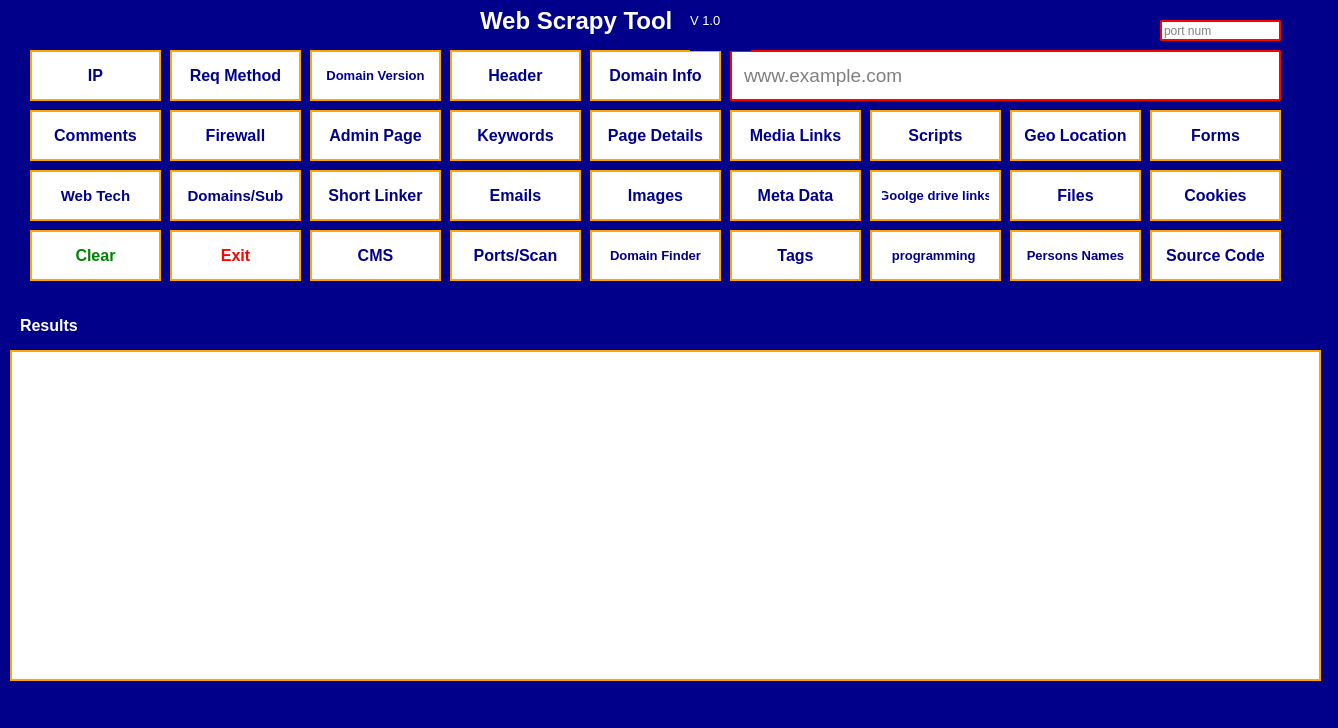
<?xml version="1.0" encoding="UTF-8"?>
<ui version="4.0">
 <class>Dialog</class>
 <widget class="QDialog" name="Dialog">
  <property name="geometry">
   <rect>
    <x>0</x>
    <y>0</y>
    <width>1338</width>
    <height>728</height>
   </rect>
  </property>
  <property name="windowTitle">
   <string>Dialog</string>
  </property>
  <property name="styleSheet">
   <string notr="true">background-color:darkblue;</string>
  </property>
  <widget class="QPushButton" name="ip">
   <property name="geometry">
    <rect>
     <x>30</x>
     <y>50</y>
     <width>131</width>
     <height>51</height>
    </rect>
   </property>
   <property name="font">
    <font>
     <pointsize>12</pointsize>
     <weight>75</weight>
     <bold>true</bold>
    </font>
   </property>
   <property name="cursor">
    <cursorShape>PointingHandCursor</cursorShape>
   </property>
   <property name="toolTip">
    <string>IP Scanner</string>
   </property>
   <property name="styleSheet">
    <string notr="true">background-color:white;color:darkblue;
 border-radius:60x;
border: 2px solid orange;
padding: 10px;
box-shadow: 5px 10px ;</string>
   </property>
   <property name="text">
    <string>IP</string>
   </property>
   <property name="icon">
    <iconset>
     <activeon>C:/Users/Ghost Country/Downloads/download__1_-removebg-preview.png</activeon>
    </iconset>
   </property>
   <property name="iconSize">
    <size>
     <width>25</width>
     <height>25</height>
    </size>
   </property>
   <property name="default">
    <bool>false</bool>
   </property>
  </widget>
  <widget class="QLineEdit" name="Input">
   <property name="geometry">
    <rect>
     <x>730</x>
     <y>50</y>
     <width>551</width>
     <height>51</height>
    </rect>
   </property>
   <property name="font">
    <font>
     <pointsize>14</pointsize>
    </font>
   </property>
   <property name="styleSheet">
    <string notr="true">background-color:white;
 border-radius: 2px;
border: 2px solid red;
padding: 10px;
box-shadow: 5px 10px ;</string>
   </property>
   <property name="placeholderText">
    <string>www.example.com</string>
   </property>
  </widget>
  <widget class="QLabel" name="label">
   <property name="geometry">
    <rect>
     <x>480</x>
     <y>-10</y>
     <width>241</width>
     <height>61</height>
    </rect>
   </property>
   <property name="font">
    <font>
     <pointsize>18</pointsize>
     <weight>75</weight>
     <bold>true</bold>
    </font>
   </property>
   <property name="styleSheet">
    <string notr="true">color:white;</string>
   </property>
   <property name="text">
    <string>Web Scrapy Tool</string>
   </property>
  </widget>
  <widget class="QPushButton" name="req">
   <property name="geometry">
    <rect>
     <x>170</x>
     <y>50</y>
     <width>131</width>
     <height>51</height>
    </rect>
   </property>
   <property name="font">
    <font>
     <pointsize>12</pointsize>
     <weight>75</weight>
     <bold>true</bold>
    </font>
   </property>
   <property name="cursor">
    <cursorShape>PointingHandCursor</cursorShape>
   </property>
   <property name="toolTip">
    <string>Check server Req</string>
   </property>
   <property name="styleSheet">
    <string notr="true">background-color:white;color:darkblue;
 border-radius:60x;
border: 2px solid orange;
padding: 10px;
box-shadow: 5px 10px ;</string>
   </property>
   <property name="text">
    <string>Req Method</string>
   </property>
   <property name="icon">
    <iconset>
     <activeon>C:/Users/Ghost Country/Downloads/download__1_-removebg-preview.png</activeon>
    </iconset>
   </property>
   <property name="iconSize">
    <size>
     <width>25</width>
     <height>25</height>
    </size>
   </property>
   <property name="default">
    <bool>false</bool>
   </property>
  </widget>
  <widget class="QPushButton" name="dmnV">
   <property name="geometry">
    <rect>
     <x>310</x>
     <y>50</y>
     <width>131</width>
     <height>51</height>
    </rect>
   </property>
   <property name="font">
    <font>
     <pointsize>10</pointsize>
     <weight>75</weight>
     <bold>true</bold>
    </font>
   </property>
   <property name="cursor">
    <cursorShape>PointingHandCursor</cursorShape>
   </property>
   <property name="toolTip">
    <string>Check domain Version</string>
   </property>
   <property name="styleSheet">
    <string notr="true">background-color:white;color:darkblue;
 border-radius:60x;
border: 2px solid orange;
padding: 10px;
box-shadow: 5px 10px ;</string>
   </property>
   <property name="text">
    <string>Domain Version</string>
   </property>
   <property name="icon">
    <iconset>
     <activeon>C:/Users/Ghost Country/Downloads/download__1_-removebg-preview.png</activeon>
    </iconset>
   </property>
   <property name="iconSize">
    <size>
     <width>25</width>
     <height>25</height>
    </size>
   </property>
   <property name="default">
    <bool>false</bool>
   </property>
  </widget>
  <widget class="QPushButton" name="headerinfo">
   <property name="geometry">
    <rect>
     <x>450</x>
     <y>50</y>
     <width>131</width>
     <height>51</height>
    </rect>
   </property>
   <property name="font">
    <font>
     <pointsize>12</pointsize>
     <weight>75</weight>
     <bold>true</bold>
    </font>
   </property>
   <property name="cursor">
    <cursorShape>PointingHandCursor</cursorShape>
   </property>
   <property name="toolTip">
    <string>About site header info</string>
   </property>
   <property name="styleSheet">
    <string notr="true">background-color:white;color:darkblue;
 border-radius:60x;
border: 2px solid orange;
padding: 10px;
box-shadow: 5px 10px ;</string>
   </property>
   <property name="text">
    <string>Header</string>
   </property>
   <property name="icon">
    <iconset>
     <activeon>C:/Users/Ghost Country/Downloads/download__1_-removebg-preview.png</activeon>
    </iconset>
   </property>
   <property name="iconSize">
    <size>
     <width>25</width>
     <height>25</height>
    </size>
   </property>
   <property name="default">
    <bool>false</bool>
   </property>
  </widget>
  <widget class="QPushButton" name="adminpage">
   <property name="geometry">
    <rect>
     <x>310</x>
     <y>110</y>
     <width>131</width>
     <height>51</height>
    </rect>
   </property>
   <property name="font">
    <font>
     <pointsize>12</pointsize>
     <weight>75</weight>
     <bold>true</bold>
    </font>
   </property>
   <property name="cursor">
    <cursorShape>PointingHandCursor</cursorShape>
   </property>
   <property name="toolTip">
    <string>Find Admin page</string>
   </property>
   <property name="styleSheet">
    <string notr="true">background-color:white;color:darkblue;
 border-radius:60x;
border: 2px solid orange;
padding: 10px;
box-shadow: 5px 10px ;</string>
   </property>
   <property name="text">
    <string>Admin Page</string>
   </property>
   <property name="icon">
    <iconset>
     <activeon>C:/Users/Ghost Country/Downloads/download__1_-removebg-preview.png</activeon>
    </iconset>
   </property>
   <property name="iconSize">
    <size>
     <width>25</width>
     <height>25</height>
    </size>
   </property>
   <property name="default">
    <bool>false</bool>
   </property>
  </widget>
  <widget class="QPushButton" name="cmnts">
   <property name="geometry">
    <rect>
     <x>30</x>
     <y>110</y>
     <width>131</width>
     <height>51</height>
    </rect>
   </property>
   <property name="font">
    <font>
     <pointsize>12</pointsize>
     <weight>75</weight>
     <bold>true</bold>
    </font>
   </property>
   <property name="cursor">
    <cursorShape>PointingHandCursor</cursorShape>
   </property>
   <property name="toolTip">
    <string>comments of webpage</string>
   </property>
   <property name="styleSheet">
    <string notr="true">background-color:white;color:darkblue;
 border-radius:60x;
border: 2px solid orange;
padding: 10px;
box-shadow: 5px 10px ;</string>
   </property>
   <property name="text">
    <string>Comments</string>
   </property>
   <property name="icon">
    <iconset>
     <activeon>C:/Users/Ghost Country/Downloads/download__1_-removebg-preview.png</activeon>
    </iconset>
   </property>
   <property name="iconSize">
    <size>
     <width>25</width>
     <height>25</height>
    </size>
   </property>
   <property name="default">
    <bool>false</bool>
   </property>
  </widget>
  <widget class="QPushButton" name="firewall">
   <property name="geometry">
    <rect>
     <x>170</x>
     <y>110</y>
     <width>131</width>
     <height>51</height>
    </rect>
   </property>
   <property name="font">
    <font>
     <pointsize>12</pointsize>
     <weight>75</weight>
     <bold>true</bold>
    </font>
   </property>
   <property name="cursor">
    <cursorShape>PointingHandCursor</cursorShape>
   </property>
   <property name="toolTip">
    <string>firewall scanner</string>
   </property>
   <property name="styleSheet">
    <string notr="true">background-color:white;color:darkblue;
 border-radius:60x;
border: 2px solid orange;
padding: 10px;
box-shadow: 5px 10px ;</string>
   </property>
   <property name="text">
    <string>Firewall</string>
   </property>
   <property name="icon">
    <iconset>
     <activeon>C:/Users/Ghost Country/Downloads/download__1_-removebg-preview.png</activeon>
    </iconset>
   </property>
   <property name="iconSize">
    <size>
     <width>25</width>
     <height>25</height>
    </size>
   </property>
   <property name="default">
    <bool>false</bool>
   </property>
  </widget>
  <widget class="QPushButton" name="Kywds">
   <property name="geometry">
    <rect>
     <x>450</x>
     <y>110</y>
     <width>131</width>
     <height>51</height>
    </rect>
   </property>
   <property name="font">
    <font>
     <pointsize>12</pointsize>
     <weight>75</weight>
     <bold>true</bold>
    </font>
   </property>
   <property name="cursor">
    <cursorShape>PointingHandCursor</cursorShape>
   </property>
   <property name="toolTip">
    <string>Specific words</string>
   </property>
   <property name="styleSheet">
    <string notr="true">background-color:white;color:darkblue;
 border-radius:60x;
border: 2px solid orange;
padding: 10px;
box-shadow: 5px 10px ;</string>
   </property>
   <property name="text">
    <string>Keywords</string>
   </property>
   <property name="icon">
    <iconset>
     <activeon>C:/Users/Ghost Country/Downloads/download__1_-removebg-preview.png</activeon>
    </iconset>
   </property>
   <property name="iconSize">
    <size>
     <width>25</width>
     <height>25</height>
    </size>
   </property>
   <property name="default">
    <bool>false</bool>
   </property>
  </widget>
  <widget class="QPushButton" name="shorlinker">
   <property name="geometry">
    <rect>
     <x>310</x>
     <y>170</y>
     <width>131</width>
     <height>51</height>
    </rect>
   </property>
   <property name="font">
    <font>
     <pointsize>12</pointsize>
     <weight>75</weight>
     <bold>true</bold>
    </font>
   </property>
   <property name="cursor">
    <cursorShape>PointingHandCursor</cursorShape>
   </property>
   <property name="toolTip">
    <string>Create short link</string>
   </property>
   <property name="styleSheet">
    <string notr="true">background-color:white;color:darkblue;
 border-radius:60x;
border: 2px solid orange;
padding: 10px;
box-shadow: 5px 10px ;</string>
   </property>
   <property name="text">
    <string>Short Linker</string>
   </property>
   <property name="icon">
    <iconset>
     <activeon>C:/Users/Ghost Country/Downloads/download__1_-removebg-preview.png</activeon>
    </iconset>
   </property>
   <property name="iconSize">
    <size>
     <width>25</width>
     <height>25</height>
    </size>
   </property>
   <property name="default">
    <bool>false</bool>
   </property>
  </widget>
  <widget class="QPushButton" name="wbtech">
   <property name="geometry">
    <rect>
     <x>30</x>
     <y>170</y>
     <width>131</width>
     <height>51</height>
    </rect>
   </property>
   <property name="font">
    <font>
     <pointsize>11</pointsize>
     <weight>75</weight>
     <bold>true</bold>
    </font>
   </property>
   <property name="cursor">
    <cursorShape>PointingHandCursor</cursorShape>
   </property>
   <property name="toolTip">
    <string>Website technologies</string>
   </property>
   <property name="styleSheet">
    <string notr="true">background-color:white;color:darkblue;
 border-radius:60x;
border: 2px solid orange;
padding: 10px;
box-shadow: 5px 10px ;</string>
   </property>
   <property name="text">
    <string>Web Tech</string>
   </property>
   <property name="icon">
    <iconset>
     <activeon>C:/Users/Ghost Country/Downloads/download__1_-removebg-preview.png</activeon>
    </iconset>
   </property>
   <property name="iconSize">
    <size>
     <width>25</width>
     <height>25</height>
    </size>
   </property>
   <property name="default">
    <bool>false</bool>
   </property>
  </widget>
  <widget class="QPushButton" name="subdomains">
   <property name="geometry">
    <rect>
     <x>170</x>
     <y>170</y>
     <width>131</width>
     <height>51</height>
    </rect>
   </property>
   <property name="font">
    <font>
     <pointsize>11</pointsize>
     <weight>75</weight>
     <bold>true</bold>
    </font>
   </property>
   <property name="cursor">
    <cursorShape>PointingHandCursor</cursorShape>
   </property>
   <property name="toolTip">
    <string>Main-Domain/Sub-Domain</string>
   </property>
   <property name="styleSheet">
    <string notr="true">background-color:white;color:darkblue;
 border-radius:60x;
border: 2px solid orange;
padding: 10px;
box-shadow: 5px 10px ;</string>
   </property>
   <property name="text">
    <string>Domains/Sub</string>
   </property>
   <property name="icon">
    <iconset>
     <activeon>C:/Users/Ghost Country/Downloads/download__1_-removebg-preview.png</activeon>
    </iconset>
   </property>
   <property name="iconSize">
    <size>
     <width>25</width>
     <height>25</height>
    </size>
   </property>
   <property name="default">
    <bool>false</bool>
   </property>
  </widget>
  <widget class="QPushButton" name="emails">
   <property name="geometry">
    <rect>
     <x>450</x>
     <y>170</y>
     <width>131</width>
     <height>51</height>
    </rect>
   </property>
   <property name="font">
    <font>
     <pointsize>12</pointsize>
     <weight>75</weight>
     <bold>true</bold>
    </font>
   </property>
   <property name="cursor">
    <cursorShape>PointingHandCursor</cursorShape>
   </property>
   <property name="toolTip">
    <string>Emails finder</string>
   </property>
   <property name="styleSheet">
    <string notr="true">background-color:white;color:darkblue;
 border-radius:60x;
border: 2px solid orange;
padding: 10px;
box-shadow: 5px 10px ;</string>
   </property>
   <property name="text">
    <string>Emails</string>
   </property>
   <property name="icon">
    <iconset>
     <activeon>C:/Users/Ghost Country/Downloads/download__1_-removebg-preview.png</activeon>
    </iconset>
   </property>
   <property name="iconSize">
    <size>
     <width>25</width>
     <height>25</height>
    </size>
   </property>
   <property name="default">
    <bool>false</bool>
   </property>
  </widget>
  <widget class="QPlainTextEdit" name="output">
   <property name="geometry">
    <rect>
     <x>10</x>
     <y>350</y>
     <width>1311</width>
     <height>331</height>
    </rect>
   </property>
   <property name="font">
    <font>
     <family>Arial</family>
     <pointsize>11</pointsize>
     <weight>50</weight>
     <bold>false</bold>
    </font>
   </property>
   <property name="toolTip">
    <string>Result</string>
   </property>
   <property name="styleSheet">
    <string notr="true">background-color:white;
border: 2px solid orange;
color:darkblue;</string>
   </property>
  </widget>
  <widget class="QLabel" name="label_2">
   <property name="geometry">
    <rect>
     <x>20</x>
     <y>310</y>
     <width>191</width>
     <height>31</height>
    </rect>
   </property>
   <property name="font">
    <font>
     <pointsize>12</pointsize>
     <weight>75</weight>
     <bold>true</bold>
    </font>
   </property>
   <property name="styleSheet">
    <string notr="true">color:white;</string>
   </property>
   <property name="text">
    <string>Results</string>
   </property>
  </widget>
  <widget class="QPushButton" name="portscanner">
   <property name="geometry">
    <rect>
     <x>450</x>
     <y>230</y>
     <width>131</width>
     <height>51</height>
    </rect>
   </property>
   <property name="font">
    <font>
     <pointsize>12</pointsize>
     <weight>75</weight>
     <bold>true</bold>
    </font>
   </property>
   <property name="cursor">
    <cursorShape>PointingHandCursor</cursorShape>
   </property>
   <property name="toolTip">
    <string>Portscanner</string>
   </property>
   <property name="styleSheet">
    <string notr="true">background-color:white;color:darkblue;
 border-radius:60x;
border: 2px solid orange;
padding: 10px;
box-shadow: 5px 10px ;</string>
   </property>
   <property name="text">
    <string>Ports/Scan</string>
   </property>
   <property name="icon">
    <iconset>
     <activeon>C:/Users/Ghost Country/Downloads/download__1_-removebg-preview.png</activeon>
    </iconset>
   </property>
   <property name="iconSize">
    <size>
     <width>25</width>
     <height>25</height>
    </size>
   </property>
   <property name="default">
    <bool>false</bool>
   </property>
  </widget>
  <widget class="QPushButton" name="exit">
   <property name="geometry">
    <rect>
     <x>170</x>
     <y>230</y>
     <width>131</width>
     <height>51</height>
    </rect>
   </property>
   <property name="font">
    <font>
     <pointsize>12</pointsize>
     <weight>75</weight>
     <bold>true</bold>
    </font>
   </property>
   <property name="cursor">
    <cursorShape>PointingHandCursor</cursorShape>
   </property>
   <property name="toolTip">
    <string>Sure exit?</string>
   </property>
   <property name="styleSheet">
    <string notr="true">background-color:white;color:red;
 border-radius:60x;
border: 2px solid orange;
padding: 10px;
box-shadow: 5px 10px ;</string>
   </property>
   <property name="text">
    <string>Exit</string>
   </property>
   <property name="icon">
    <iconset>
     <activeon>C:/Users/Ghost Country/Downloads/download__1_-removebg-preview.png</activeon>
    </iconset>
   </property>
   <property name="iconSize">
    <size>
     <width>25</width>
     <height>25</height>
    </size>
   </property>
   <property name="default">
    <bool>false</bool>
   </property>
  </widget>
  <widget class="QPushButton" name="cms">
   <property name="geometry">
    <rect>
     <x>310</x>
     <y>230</y>
     <width>131</width>
     <height>51</height>
    </rect>
   </property>
   <property name="font">
    <font>
     <pointsize>12</pointsize>
     <weight>75</weight>
     <bold>true</bold>
    </font>
   </property>
   <property name="cursor">
    <cursorShape>PointingHandCursor</cursorShape>
   </property>
   <property name="toolTip">
    <string>Detecting all CMS</string>
   </property>
   <property name="styleSheet">
    <string notr="true">background-color:white;color:darkblue;
 border-radius:60x;
border: 2px solid orange;
padding: 10px;
box-shadow: 5px 10px ;</string>
   </property>
   <property name="text">
    <string>CMS</string>
   </property>
   <property name="icon">
    <iconset>
     <activeon>C:/Users/Ghost Country/Downloads/download__1_-removebg-preview.png</activeon>
    </iconset>
   </property>
   <property name="iconSize">
    <size>
     <width>25</width>
     <height>25</height>
    </size>
   </property>
   <property name="default">
    <bool>false</bool>
   </property>
  </widget>
  <widget class="QPushButton" name="clear">
   <property name="geometry">
    <rect>
     <x>30</x>
     <y>230</y>
     <width>131</width>
     <height>51</height>
    </rect>
   </property>
   <property name="font">
    <font>
     <pointsize>12</pointsize>
     <weight>75</weight>
     <bold>true</bold>
    </font>
   </property>
   <property name="cursor">
    <cursorShape>PointingHandCursor</cursorShape>
   </property>
   <property name="toolTip">
    <string>Clear all text?</string>
   </property>
   <property name="styleSheet">
    <string notr="true">background-color:white;color:green;
 border-radius:60x;
border: 2px solid orange;
padding: 10px;
box-shadow: 5px 10px ;</string>
   </property>
   <property name="text">
    <string>Clear</string>
   </property>
   <property name="icon">
    <iconset>
     <activeon>C:/Users/Ghost Country/Downloads/download__1_-removebg-preview.png</activeon>
    </iconset>
   </property>
   <property name="iconSize">
    <size>
     <width>25</width>
     <height>25</height>
    </size>
   </property>
   <property name="default">
    <bool>false</bool>
   </property>
  </widget>
  <widget class="QPushButton" name="pglinks">
   <property name="geometry">
    <rect>
     <x>590</x>
     <y>110</y>
     <width>131</width>
     <height>51</height>
    </rect>
   </property>
   <property name="font">
    <font>
     <pointsize>12</pointsize>
     <weight>75</weight>
     <bold>true</bold>
    </font>
   </property>
   <property name="cursor">
    <cursorShape>PointingHandCursor</cursorShape>
   </property>
   <property name="toolTip">
    <string>Check pages details</string>
   </property>
   <property name="styleSheet">
    <string notr="true">background-color:white;color:darkblue;
 border-radius:60x;
border: 2px solid orange;
padding: 10px;
box-shadow: 5px 10px ;</string>
   </property>
   <property name="text">
    <string>Page Details</string>
   </property>
   <property name="icon">
    <iconset>
     <activeon>C:/Users/Ghost Country/Downloads/download__1_-removebg-preview.png</activeon>
    </iconset>
   </property>
   <property name="iconSize">
    <size>
     <width>25</width>
     <height>25</height>
    </size>
   </property>
   <property name="default">
    <bool>false</bool>
   </property>
  </widget>
  <widget class="QPushButton" name="dminfo">
   <property name="geometry">
    <rect>
     <x>590</x>
     <y>50</y>
     <width>131</width>
     <height>51</height>
    </rect>
   </property>
   <property name="font">
    <font>
     <pointsize>12</pointsize>
     <weight>75</weight>
     <bold>true</bold>
    </font>
   </property>
   <property name="cursor">
    <cursorShape>PointingHandCursor</cursorShape>
   </property>
   <property name="toolTip">
    <string>Get domain info</string>
   </property>
   <property name="styleSheet">
    <string notr="true">background-color:white;color:darkblue;
 border-radius:60x;
border: 2px solid orange;
padding: 10px;
box-shadow: 5px 10px ;</string>
   </property>
   <property name="text">
    <string>Domain Info</string>
   </property>
   <property name="icon">
    <iconset>
     <activeon>C:/Users/Ghost Country/Downloads/download__1_-removebg-preview.png</activeon>
    </iconset>
   </property>
   <property name="iconSize">
    <size>
     <width>25</width>
     <height>25</height>
    </size>
   </property>
   <property name="default">
    <bool>false</bool>
   </property>
  </widget>
  <widget class="QPushButton" name="images">
   <property name="geometry">
    <rect>
     <x>590</x>
     <y>170</y>
     <width>131</width>
     <height>51</height>
    </rect>
   </property>
   <property name="font">
    <font>
     <pointsize>12</pointsize>
     <weight>75</weight>
     <bold>true</bold>
    </font>
   </property>
   <property name="cursor">
    <cursorShape>PointingHandCursor</cursorShape>
   </property>
   <property name="toolTip">
    <string>Note: Check current Dir Downloads all imags</string>
   </property>
   <property name="styleSheet">
    <string notr="true">background-color:white;color:darkblue;
 border-radius:60x;
border: 2px solid orange;
padding: 10px;
box-shadow: 5px 10px ;</string>
   </property>
   <property name="text">
    <string>Images</string>
   </property>
   <property name="icon">
    <iconset>
     <activeon>C:/Users/Ghost Country/Downloads/download__1_-removebg-preview.png</activeon>
    </iconset>
   </property>
   <property name="iconSize">
    <size>
     <width>25</width>
     <height>25</height>
    </size>
   </property>
   <property name="default">
    <bool>false</bool>
   </property>
  </widget>
  <widget class="QPushButton" name="domainfinder">
   <property name="geometry">
    <rect>
     <x>590</x>
     <y>230</y>
     <width>131</width>
     <height>51</height>
    </rect>
   </property>
   <property name="font">
    <font>
     <pointsize>10</pointsize>
     <weight>75</weight>
     <bold>true</bold>
    </font>
   </property>
   <property name="cursor">
    <cursorShape>PointingHandCursor</cursorShape>
   </property>
   <property name="toolTip">
    <string>Domain Finder </string>
   </property>
   <property name="styleSheet">
    <string notr="true">background-color:white;color:darkblue;
 border-radius:60x;
border: 2px solid orange;
padding: 10px;
box-shadow: 5px 10px ;</string>
   </property>
   <property name="text">
    <string>Domain Finder</string>
   </property>
   <property name="icon">
    <iconset>
     <activeon>C:/Users/Ghost Country/Downloads/download__1_-removebg-preview.png</activeon>
    </iconset>
   </property>
   <property name="iconSize">
    <size>
     <width>25</width>
     <height>25</height>
    </size>
   </property>
   <property name="default">
    <bool>false</bool>
   </property>
  </widget>
  <widget class="QLabel" name="label_3">
   <property name="geometry">
    <rect>
     <x>690</x>
     <y>-10</y>
     <width>61</width>
     <height>61</height>
    </rect>
   </property>
   <property name="font">
    <font>
     <pointsize>10</pointsize>
     <weight>50</weight>
     <bold>false</bold>
    </font>
   </property>
   <property name="styleSheet">
    <string notr="true">color:white;</string>
   </property>
   <property name="text">
    <string>V 1.0</string>
   </property>
  </widget>
  <widget class="QPushButton" name="tags">
   <property name="geometry">
    <rect>
     <x>730</x>
     <y>230</y>
     <width>131</width>
     <height>51</height>
    </rect>
   </property>
   <property name="font">
    <font>
     <pointsize>12</pointsize>
     <weight>75</weight>
     <bold>true</bold>
    </font>
   </property>
   <property name="cursor">
    <cursorShape>PointingHandCursor</cursorShape>
   </property>
   <property name="toolTip">
    <string>Tags Detailer</string>
   </property>
   <property name="styleSheet">
    <string notr="true">background-color:white;color:darkblue;
 border-radius:60x;
border: 2px solid orange;
padding: 10px;
box-shadow: 5px 10px ;</string>
   </property>
   <property name="text">
    <string>Tags</string>
   </property>
   <property name="icon">
    <iconset>
     <activeon>C:/Users/Ghost Country/Downloads/download__1_-removebg-preview.png</activeon>
    </iconset>
   </property>
   <property name="iconSize">
    <size>
     <width>25</width>
     <height>25</height>
    </size>
   </property>
   <property name="default">
    <bool>false</bool>
   </property>
  </widget>
  <widget class="QPushButton" name="metadata">
   <property name="geometry">
    <rect>
     <x>730</x>
     <y>170</y>
     <width>131</width>
     <height>51</height>
    </rect>
   </property>
   <property name="font">
    <font>
     <pointsize>12</pointsize>
     <weight>75</weight>
     <bold>true</bold>
    </font>
   </property>
   <property name="cursor">
    <cursorShape>PointingHandCursor</cursorShape>
   </property>
   <property name="toolTip">
    <string>show A-Z data about website</string>
   </property>
   <property name="styleSheet">
    <string notr="true">background-color:white;color:darkblue;
 border-radius:60x;
border: 2px solid orange;
padding: 10px;
box-shadow: 5px 10px ;</string>
   </property>
   <property name="text">
    <string>Meta Data</string>
   </property>
   <property name="icon">
    <iconset>
     <activeon>C:/Users/Ghost Country/Downloads/download__1_-removebg-preview.png</activeon>
    </iconset>
   </property>
   <property name="iconSize">
    <size>
     <width>25</width>
     <height>25</height>
    </size>
   </property>
   <property name="default">
    <bool>false</bool>
   </property>
  </widget>
  <widget class="QPushButton" name="MediaLinks">
   <property name="geometry">
    <rect>
     <x>730</x>
     <y>110</y>
     <width>131</width>
     <height>51</height>
    </rect>
   </property>
   <property name="font">
    <font>
     <pointsize>12</pointsize>
     <weight>75</weight>
     <bold>true</bold>
    </font>
   </property>
   <property name="cursor">
    <cursorShape>PointingHandCursor</cursorShape>
   </property>
   <property name="toolTip">
    <string>Social Media Links</string>
   </property>
   <property name="styleSheet">
    <string notr="true">background-color:white;color:darkblue;
 border-radius:60x;
border: 2px solid orange;
padding: 10px;
box-shadow: 5px 10px ;</string>
   </property>
   <property name="text">
    <string>Media Links</string>
   </property>
   <property name="icon">
    <iconset>
     <activeon>C:/Users/Ghost Country/Downloads/download__1_-removebg-preview.png</activeon>
    </iconset>
   </property>
   <property name="iconSize">
    <size>
     <width>25</width>
     <height>25</height>
    </size>
   </property>
   <property name="default">
    <bool>false</bool>
   </property>
  </widget>
  <widget class="QPushButton" name="programming">
   <property name="geometry">
    <rect>
     <x>870</x>
     <y>230</y>
     <width>131</width>
     <height>51</height>
    </rect>
   </property>
   <property name="font">
    <font>
     <pointsize>10</pointsize>
     <weight>75</weight>
     <bold>true</bold>
    </font>
   </property>
   <property name="cursor">
    <cursorShape>PointingHandCursor</cursorShape>
   </property>
   <property name="toolTip">
    <string>Languages Detector</string>
   </property>
   <property name="styleSheet">
    <string notr="true">background-color:white;color:darkblue;
 border-radius:60x;
border: 2px solid orange;
padding: 10px;
box-shadow: 5px 10px ;</string>
   </property>
   <property name="text">
    <string>programming </string>
   </property>
   <property name="icon">
    <iconset>
     <activeon>C:/Users/Ghost Country/Downloads/download__1_-removebg-preview.png</activeon>
    </iconset>
   </property>
   <property name="iconSize">
    <size>
     <width>25</width>
     <height>25</height>
    </size>
   </property>
   <property name="default">
    <bool>false</bool>
   </property>
  </widget>
  <widget class="QPushButton" name="Script">
   <property name="geometry">
    <rect>
     <x>870</x>
     <y>110</y>
     <width>131</width>
     <height>51</height>
    </rect>
   </property>
   <property name="font">
    <font>
     <pointsize>12</pointsize>
     <weight>75</weight>
     <bold>true</bold>
    </font>
   </property>
   <property name="cursor">
    <cursorShape>PointingHandCursor</cursorShape>
   </property>
   <property name="toolTip">
    <string>Find all scirpt of site</string>
   </property>
   <property name="styleSheet">
    <string notr="true">background-color:white;color:darkblue;
 border-radius:60x;
border: 2px solid orange;
padding: 10px;
box-shadow: 5px 10px ;</string>
   </property>
   <property name="text">
    <string>Scripts</string>
   </property>
   <property name="icon">
    <iconset>
     <activeon>C:/Users/Ghost Country/Downloads/download__1_-removebg-preview.png</activeon>
    </iconset>
   </property>
   <property name="iconSize">
    <size>
     <width>25</width>
     <height>25</height>
    </size>
   </property>
   <property name="default">
    <bool>false</bool>
   </property>
  </widget>
  <widget class="QPushButton" name="drivelinks">
   <property name="geometry">
    <rect>
     <x>870</x>
     <y>170</y>
     <width>131</width>
     <height>51</height>
    </rect>
   </property>
   <property name="font">
    <font>
     <pointsize>10</pointsize>
     <weight>75</weight>
     <bold>true</bold>
    </font>
   </property>
   <property name="cursor">
    <cursorShape>PointingHandCursor</cursorShape>
   </property>
   <property name="toolTip">
    <string>Crawl google drive links</string>
   </property>
   <property name="styleSheet">
    <string notr="true">background-color:white;color:darkblue;
 border-radius:60x;
border: 2px solid orange;
padding: 10px;
box-shadow: 5px 10px ;</string>
   </property>
   <property name="text">
    <string>Goolge drive links</string>
   </property>
   <property name="icon">
    <iconset>
     <activeon>C:/Users/Ghost Country/Downloads/download__1_-removebg-preview.png</activeon>
    </iconset>
   </property>
   <property name="iconSize">
    <size>
     <width>25</width>
     <height>25</height>
    </size>
   </property>
   <property name="default">
    <bool>false</bool>
   </property>
  </widget>
  <widget class="QPushButton" name="geolocation">
   <property name="geometry">
    <rect>
     <x>1010</x>
     <y>110</y>
     <width>131</width>
     <height>51</height>
    </rect>
   </property>
   <property name="font">
    <font>
     <pointsize>12</pointsize>
     <weight>75</weight>
     <bold>true</bold>
    </font>
   </property>
   <property name="cursor">
    <cursorShape>PointingHandCursor</cursorShape>
   </property>
   <property name="toolTip">
    <string>Geolocation of domain</string>
   </property>
   <property name="styleSheet">
    <string notr="true">background-color:white;color:darkblue;
 border-radius:60x;
border: 2px solid orange;
padding: 10px;
box-shadow: 5px 10px ;</string>
   </property>
   <property name="text">
    <string>Geo Location</string>
   </property>
   <property name="icon">
    <iconset>
     <activeon>C:/Users/Ghost Country/Downloads/download__1_-removebg-preview.png</activeon>
    </iconset>
   </property>
   <property name="iconSize">
    <size>
     <width>25</width>
     <height>25</height>
    </size>
   </property>
   <property name="default">
    <bool>false</bool>
   </property>
  </widget>
  <widget class="QPushButton" name="files">
   <property name="geometry">
    <rect>
     <x>1010</x>
     <y>170</y>
     <width>131</width>
     <height>51</height>
    </rect>
   </property>
   <property name="font">
    <font>
     <pointsize>12</pointsize>
     <weight>75</weight>
     <bold>true</bold>
    </font>
   </property>
   <property name="cursor">
    <cursorShape>PointingHandCursor</cursorShape>
   </property>
   <property name="toolTip">
    <string>txt,pdf,doc ...</string>
   </property>
   <property name="styleSheet">
    <string notr="true">background-color:white;color:darkblue;
 border-radius:60x;
border: 2px solid orange;
padding: 10px;
box-shadow: 5px 10px ;</string>
   </property>
   <property name="text">
    <string>Files</string>
   </property>
   <property name="icon">
    <iconset>
     <activeon>C:/Users/Ghost Country/Downloads/download__1_-removebg-preview.png</activeon>
    </iconset>
   </property>
   <property name="iconSize">
    <size>
     <width>25</width>
     <height>25</height>
    </size>
   </property>
   <property name="default">
    <bool>false</bool>
   </property>
  </widget>
  <widget class="QPushButton" name="names">
   <property name="geometry">
    <rect>
     <x>1010</x>
     <y>230</y>
     <width>131</width>
     <height>51</height>
    </rect>
   </property>
   <property name="font">
    <font>
     <pointsize>10</pointsize>
     <weight>75</weight>
     <bold>true</bold>
    </font>
   </property>
   <property name="cursor">
    <cursorShape>PointingHandCursor</cursorShape>
   </property>
   <property name="toolTip">
    <string>person names in site</string>
   </property>
   <property name="styleSheet">
    <string notr="true">background-color:white;color:darkblue;
 border-radius:60x;
border: 2px solid orange;
padding: 10px;
box-shadow: 5px 10px ;</string>
   </property>
   <property name="text">
    <string>Persons Names</string>
   </property>
   <property name="icon">
    <iconset>
     <activeon>C:/Users/Ghost Country/Downloads/download__1_-removebg-preview.png</activeon>
    </iconset>
   </property>
   <property name="iconSize">
    <size>
     <width>25</width>
     <height>25</height>
    </size>
   </property>
   <property name="default">
    <bool>false</bool>
   </property>
  </widget>
  <widget class="QPushButton" name="forms">
   <property name="geometry">
    <rect>
     <x>1150</x>
     <y>110</y>
     <width>131</width>
     <height>51</height>
    </rect>
   </property>
   <property name="font">
    <font>
     <pointsize>12</pointsize>
     <weight>75</weight>
     <bold>true</bold>
    </font>
   </property>
   <property name="cursor">
    <cursorShape>PointingHandCursor</cursorShape>
   </property>
   <property name="toolTip">
    <string>Find forms login page</string>
   </property>
   <property name="styleSheet">
    <string notr="true">background-color:white;color:darkblue;
 border-radius:60x;
border: 2px solid orange;
padding: 10px;
box-shadow: 5px 10px ;</string>
   </property>
   <property name="text">
    <string>Forms</string>
   </property>
   <property name="icon">
    <iconset>
     <activeon>C:/Users/Ghost Country/Downloads/download__1_-removebg-preview.png</activeon>
    </iconset>
   </property>
   <property name="iconSize">
    <size>
     <width>25</width>
     <height>25</height>
    </size>
   </property>
   <property name="default">
    <bool>false</bool>
   </property>
  </widget>
  <widget class="QPushButton" name="cookies">
   <property name="geometry">
    <rect>
     <x>1150</x>
     <y>170</y>
     <width>131</width>
     <height>51</height>
    </rect>
   </property>
   <property name="font">
    <font>
     <pointsize>12</pointsize>
     <weight>75</weight>
     <bold>true</bold>
    </font>
   </property>
   <property name="cursor">
    <cursorShape>PointingHandCursor</cursorShape>
   </property>
   <property name="toolTip">
    <string>Cookies finder</string>
   </property>
   <property name="styleSheet">
    <string notr="true">background-color:white;color:darkblue;
 border-radius:60x;
border: 2px solid orange;
padding: 10px;
box-shadow: 5px 10px ;</string>
   </property>
   <property name="text">
    <string>Cookies</string>
   </property>
   <property name="icon">
    <iconset>
     <activeon>C:/Users/Ghost Country/Downloads/download__1_-removebg-preview.png</activeon>
    </iconset>
   </property>
   <property name="iconSize">
    <size>
     <width>25</width>
     <height>25</height>
    </size>
   </property>
   <property name="default">
    <bool>false</bool>
   </property>
  </widget>
  <widget class="QPushButton" name="sourcecode">
   <property name="geometry">
    <rect>
     <x>1150</x>
     <y>230</y>
     <width>131</width>
     <height>51</height>
    </rect>
   </property>
   <property name="font">
    <font>
     <pointsize>12</pointsize>
     <weight>75</weight>
     <bold>true</bold>
    </font>
   </property>
   <property name="cursor">
    <cursorShape>PointingHandCursor</cursorShape>
   </property>
   <property name="toolTip">
    <string>Proved source of web page</string>
   </property>
   <property name="styleSheet">
    <string notr="true">background-color:white;color:darkblue;
 border-radius:60x;
border: 2px solid orange;
padding: 10px;
box-shadow: 5px 10px ;</string>
   </property>
   <property name="text">
    <string>Source Code</string>
   </property>
   <property name="icon">
    <iconset>
     <activeon>C:/Users/Ghost Country/Downloads/download__1_-removebg-preview.png</activeon>
    </iconset>
   </property>
   <property name="iconSize">
    <size>
     <width>25</width>
     <height>25</height>
    </size>
   </property>
   <property name="default">
    <bool>false</bool>
   </property>
  </widget>
  <widget class="QLineEdit" name="portnum">
   <property name="geometry">
    <rect>
     <x>1160</x>
     <y>20</y>
     <width>121</width>
     <height>21</height>
    </rect>
   </property>
   <property name="toolTip">
    <string>portscanner num</string>
   </property>
   <property name="styleSheet">
    <string notr="true">background-color:white;
 border-radius: 2px;
border: 2px solid red;

box-shadow: 5px 10px ;</string>
   </property>
   <property name="placeholderText">
    <string>port num</string>
   </property>
  </widget>
 </widget>
 <resources/>
 <connections/>
</ui>
